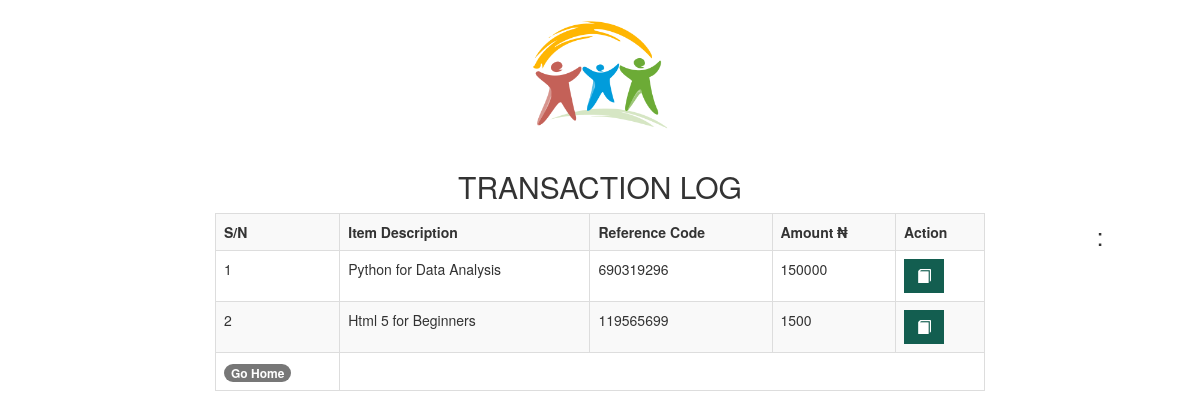
The page /transact.php (signed in) on the database its author committed.
### tables this page shows
CREATE TABLE `transactions` (
  `t_id` int(11) NOT NULL,
  `cart_id` int(30) NOT NULL,
  `ref` varchar(255) NOT NULL,
  `amount` varchar(255) NOT NULL,
  `email` varchar(255) NOT NULL,
  `t_date` varchar(255) NOT NULL
);

CREATE TABLE `books` (
  `book_id` int(11) NOT NULL,
  `book_name` varchar(250) NOT NULL,
  `book_desc` varchar(250) NOT NULL,
  `book_amount` varchar(250) NOT NULL,
  `cover` varchar(255) NOT NULL
);

### db.class.php (called while the page is built, shortened)
<?php
class db
{
	private $server='localhost';
	private $user='root';
	private $pass='';
	private $db='book';
	private  $conn;
	function __construct()
	{
		try {
			$this->conn=new PDO("mysql:host=".$this->server.";dbname=".$this->db, $this->user, $this->pass);
			$this->conn->setAttribute(PDO::ATTR_ERRMODE,PDO::ERRMODE_EXCEPTION);
		} catch (PDOException $e) {
			echo $e->getMessage();
		}
	}
	function prep($query){
		return $this->conn->prepare($query);
	}
}
?>

### transact.php (the view, shortened to what this page needs)
<?php
require_once('db.class.php');
$db=new db();
?>
<!DOCTYPE html>
<html>
<head>
	<link rel="stylesheet" type="text/css" href="bootstrap/css/bootstrap.min.css" />
	<link rel="stylesheet" type="text/css" href="style.css" />
</head>
<body>
	<center>
<img src="img/logo.png" class="img-responsive" width="150px">
<h2>TRANSACTION LOG</h2>
<div class="col-md-8 col-md-offset-2">
<table class="table table-bordered table-striped table-hover">
	<tr>
		<th>S/N</th>
		<th>Item Description</th>
		<th>Reference Code</th>
		<th>Amount &#8358;</th>
		<th>Action</th>
	</tr>
	<?php
	$user=$_SESSION['email'];
		$query=$db->prep("SELECT * FROM transactions LEFT JOIN books ON transactions.cart_id=books.book_id WHERE email=:id");
		$query->execute(array(':id'=>$user));
		$count=0;
		while ($row=$query->fetch(PDO::FETCH_ASSOC)) {
			$count=$count+1;
			echo '<tr>
		<td>'.$count.'</td>
		<td>'.$row["book_name"].'</td>
		<td>'.$row["ref"].'</td>
		<td>'.$row["amount"].'</td>
		<td><a href="view_receipt.php?id='.$row["t_id"].'" class="btn btn-success"><i class="glyphicon glyphicon-book"></i></a></td>
	</tr>';
		}
	?>
	<tr><td><a href="index.php" class="badge">Go Home</a></td></tr>
</table>
</div>
<h3>: </h3>
</center>
</body>
</html>

### style.css (style rules this page uses)
.btn-success { background-color: #135E50 !important; border-radius: 0 !important; border-color: #135E50 !important; }

### rows shown on the page
transactions: books.book_name "Python for Data Analysis", ref "690319296", amount "150000"
transactions: books.book_name "Html 5 for Beginners", ref "119565699", amount "1500"
